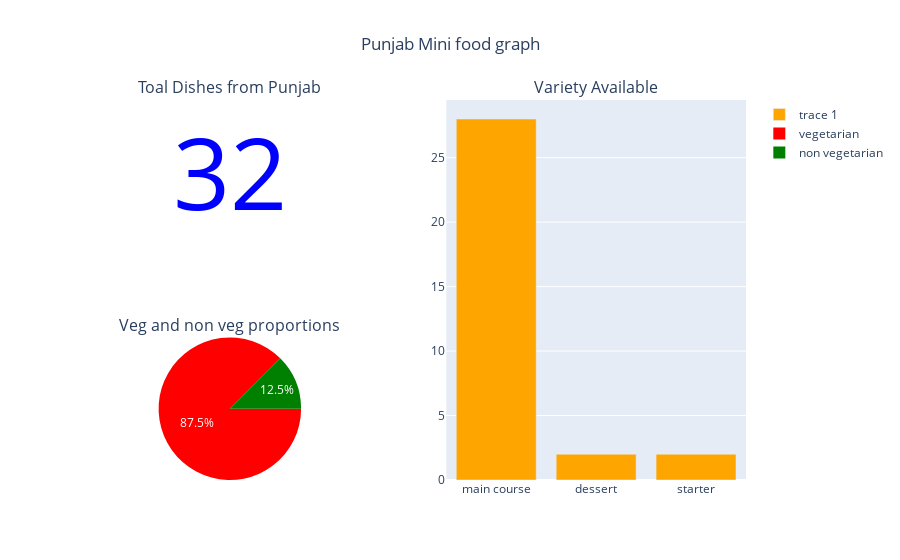

Source (notebook cell):
### Code cell
data_pu= data[data['state']=='Punjab']
counts= len(data_pu)
pie_pu= data_pu['diet'].value_counts()
bar_pu= data_pu['course'].value_counts()
fig= make_subplots(rows=2,
                   cols=2,
                   subplot_titles=['Toal Dishes from Punjab','Variety Available','Veg and non veg proportions',''],
                   specs=[[{'type':'indicator'},
                         {'type':'bar','rowspan':2}],
                         [{'type':'pie'},{'type':'pie'}]
                         ]
                  )
fig.add_trace(go.Indicator(mode='number',value=counts,number={'font':{'color':'blue','size':100}}),row=1,col=1)
fig.add_trace(go.Bar(x= bar_pu.index,y=bar_pu.values,marker={'color':'orange'},showlegend=True),row=1,col=2)
fig.add_trace(go.Pie(labels=pie_pu.index,values=pie_pu.values,textinfo='percent',marker=dict(colors=['red','green']),rotation=90),row=2,col=1)
fig.update_layout(title='Punjab Mini food graph',title_x=0.5,template='plotly',showlegend=True)
fig.show()

### Figure 1 — Plotly figure (JSON) as saved in the notebook; plotly's stock layout.template omitted (floating-point values rounded to 4 significant figures)
{"data": [{"domain": {"x": [0, 0.45], "y": [0.625, 1]}, "mode": "number", "number": {"font": {"color": "blue", "size": 100}}, "type": "indicator", "value": 32}, {"marker": {"color": "orange"}, "showlegend": true, "type": "bar", "x": ["main course", "dessert", "starter"], "xaxis": "x", "y": [28, 2, 2], "yaxis": "y"}, {"domain": {"x": [0, 0.45], "y": [0, 0.375]}, "labels": ["vegetarian", "non vegetarian"], "marker": {"colors": ["red", "green"]}, "rotation": 90, "textinfo": "percent", "type": "pie", "values": [28, 4]}], "layout": {"annotations": [{"font": {"size": 16}, "showarrow": false, "text": "Toal Dishes from Punjab", "x": 0.225, "xanchor": "center", "xref": "paper", "y": 1, "yanchor": "bottom", "yref": "paper"}, {"font": {"size": 16}, "showarrow": false, "text": "Variety Available", "x": 0.775, "xanchor": "center", "xref": "paper", "y": 1, "yanchor": "bottom", "yref": "paper"}, {"font": {"size": 16}, "showarrow": false, "text": "Veg and non veg proportions", "x": 0.225, "xanchor": "center", "xref": "paper", "y": 0.375, "yanchor": "bottom", "yref": "paper"}], "showlegend": true, "title": {"text": "Punjab Mini food graph", "x": 0.5}, "xaxis": {"anchor": "y", "domain": [0.55, 1]}, "yaxis": {"anchor": "x", "domain": [0, 1]}}}
